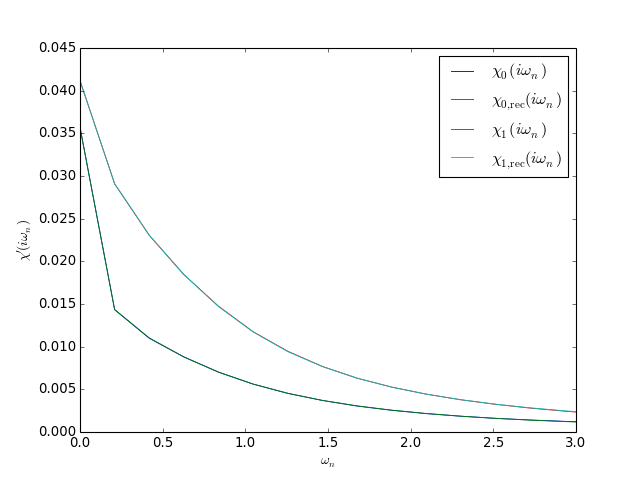

Generate this figure with Python:
from pytriqs.gf.local import *
from pytriqs.archive import HDFArchive
from matplotlib import pyplot as plt
from pytriqs.plot.mpl_interface import oplot

# Read data from archive
ar = HDFArchive('results.h5', 'r')

# Plot input and reconstructed \chi(i\omega_n)
oplot(ar['chi_iw'][0,0],     mode='R', linewidth=0.8, label="$\chi_0(i\\omega_n)$")
oplot(ar['chi_rec_iw'][0,0], mode='R', linewidth=0.8, label="$\chi_\mathrm{0,rec}(i\\omega_n)$")
oplot(ar['chi_iw'][1,1],     mode='R', linewidth=0.8, label="$\chi_1(i\\omega_n)$")
oplot(ar['chi_rec_iw'][1,1], mode='R', linewidth=0.8, label="$\chi_\mathrm{1,rec}(i\\omega_n)$")

plt.xlim((0, 3))
plt.ylabel("$\chi'(i\\omega_n)$")
plt.legend(loc="upper right")
